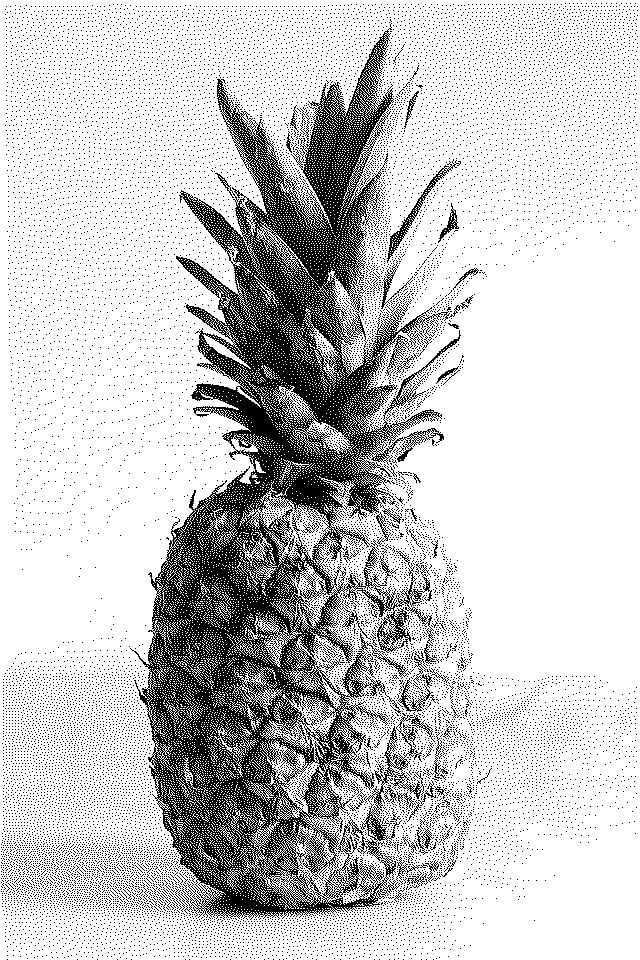
#> input picture pineapple-binary.jpg, 640 x 960 px
$ python ex2.py
#> lines starting #> are read from the running program, lines starting #| are printed output that depends on the picture; after the words box and inside, x2 and y2 are one past the last pixel; in counts of white or black regions, pixels touching at a corner belong together
import cv2
import numpy as np
# Read image in grayscale
img = cv2.imread("pineapple-binary.jpg", 0)
#> img is the input picture: shape (960, 640); min 0, max 255, mean 201
# Binary Thresholding
_, binary = cv2.threshold(img, 127, 255, cv2.THRESH_BINARY)
#> binary: shape (960, 640); 79.4% white; black in thin lines or dots
# Structuring Element (Kernel)
kernel = np.ones((5, 5), np.uint8)
# Erosion
erosion = cv2.erode(binary, kernel, iterations=1)
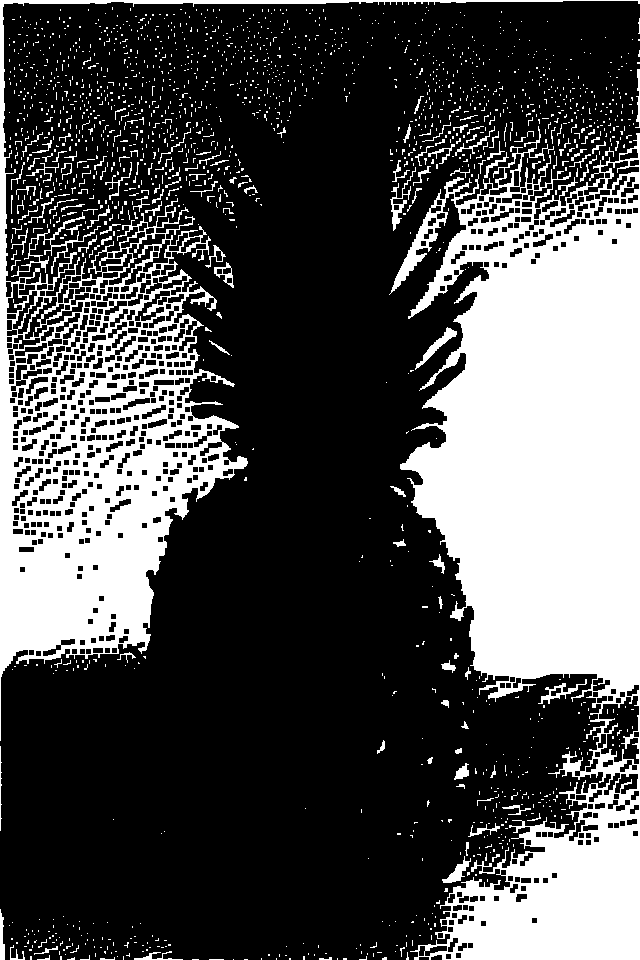
#> erosion: shape (960, 640); 30.5% white; 1752 white regions (1625 under 20 px), largest, box (x1, y1, x2, y2) and area: (389, 126, 640, 960) 116945, (0, 0, 640, 741) 56765, (415, 327, 457, 370) 360
# Dilation
dilation = cv2.dilate(binary, kernel, iterations=1)
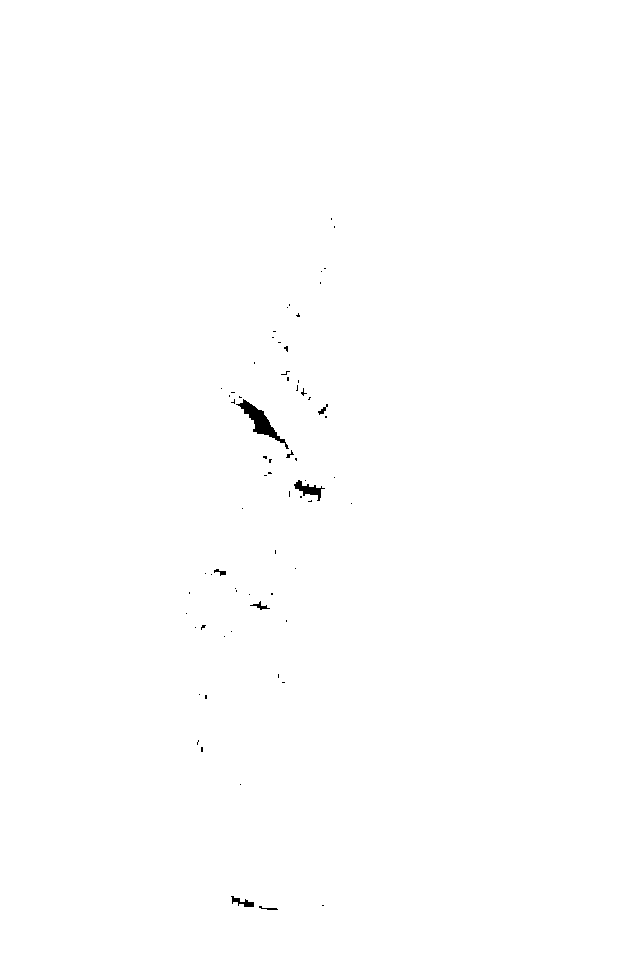
#> dilation: shape (960, 640); 99.8% white; 68 black regions (60 under 20 px), largest, box (x1, y1, x2, y2) and area: (236, 399, 289, 449) 631, (294, 480, 325, 501) 238, (231, 896, 254, 907) 110
# Opening (Erosion followed by Dilation)
opening = cv2.morphologyEx(binary, cv2.MORPH_OPEN, kernel)
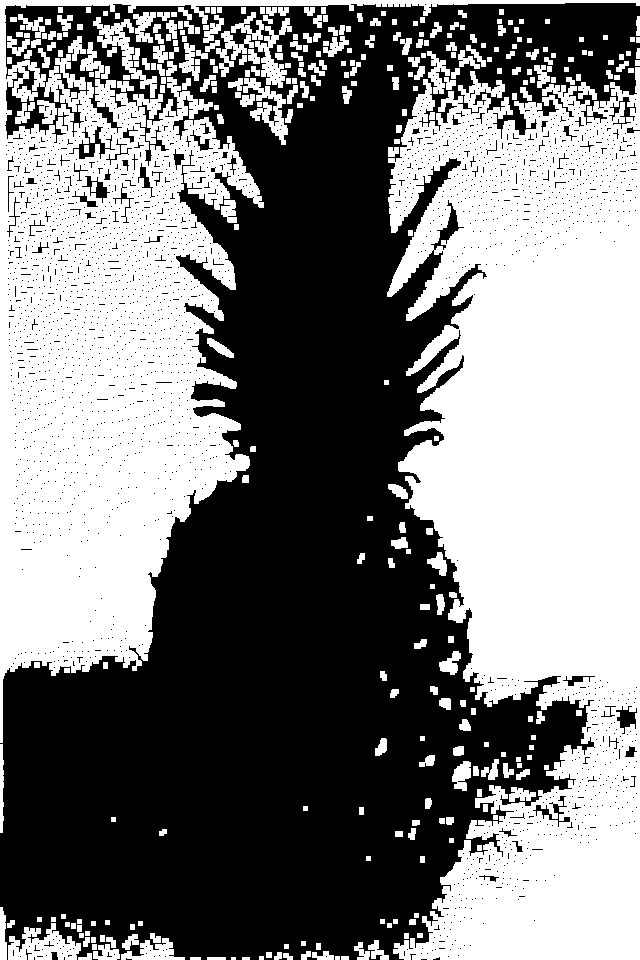
#> opening: shape (960, 640); 49.1% white; 347 white regions (1 under 20 px), largest, box (x1, y1, x2, y2) and area: (387, 67, 640, 960) 159475, (0, 0, 640, 743) 112919, (8, 923, 81, 960) 1608
# Closing (Dilation followed by Erosion)
closing = cv2.morphologyEx(binary, cv2.MORPH_CLOSE, kernel)
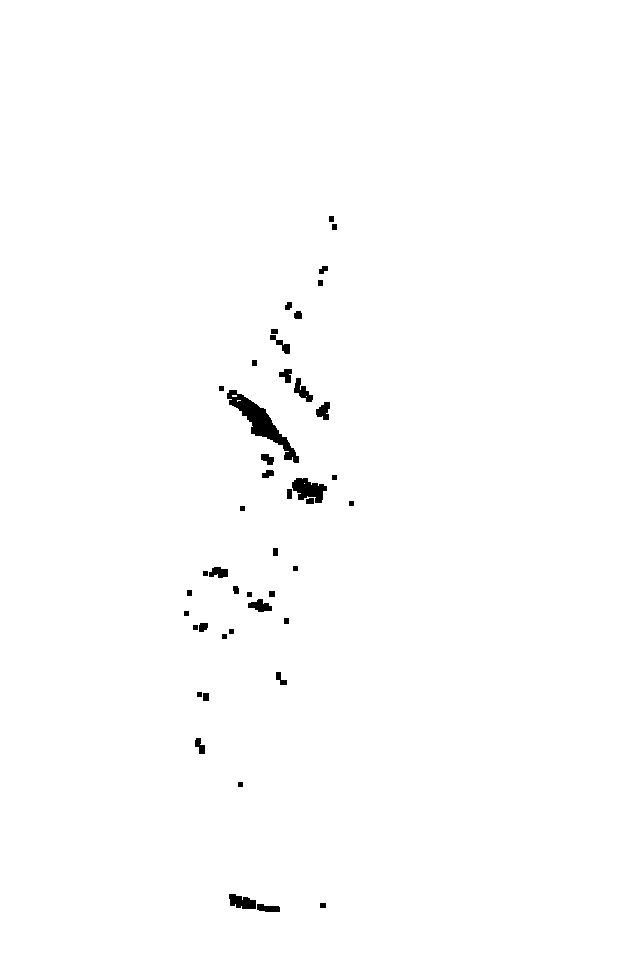
#> closing: shape (960, 640); 99.2% white; 45 black regions, largest, box (x1, y1, x2, y2) and area: (227, 390, 299, 463) 1345, (292, 478, 327, 503) 540, (229, 894, 256, 909) 290
# Display Results
cv2.imshow("Original Image", img)
cv2.imshow("Binary Image", binary)
cv2.imshow("Erosion", erosion)
cv2.imshow("Dilation", dilation)
cv2.imshow("Opening", opening)
cv2.imshow("Closing", closing)
cv2.waitKey(0)
cv2.destroyAllWindows()
